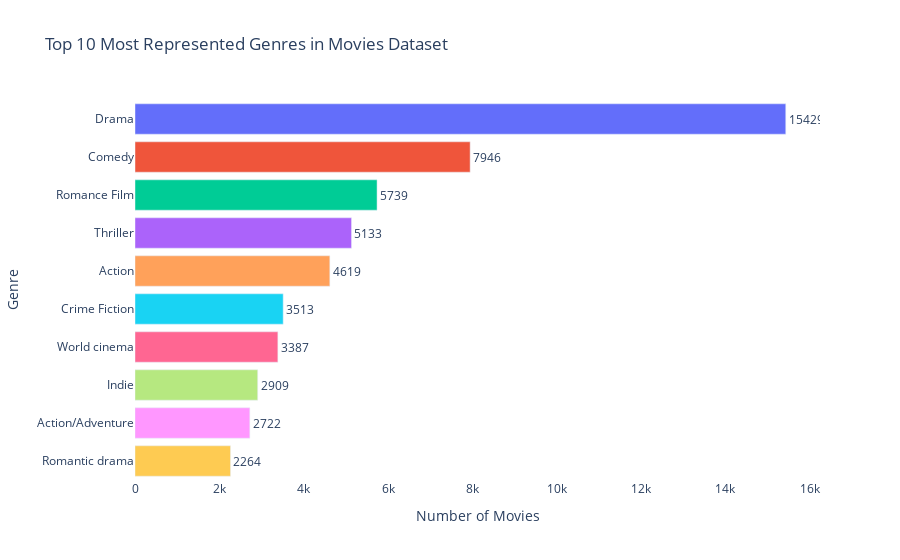

Notebook code cell kept with this figure:
### Code cell
import plotly.express as px

# Split genres and normalize
df = mov_char_data.copy().drop_duplicates(subset=["Movie_name"])
df_genres = df.assign(Genres=df["Genres"].str.split(", ")).explode("Genres")

# Count occurrences of each genre
genre_counts = df_genres["Genres"].value_counts().reset_index()
genre_counts.columns = ["Genre", "Count"]

# Select the top 10 genres
top_10_genres = genre_counts.head(10)

# Create horizontal bar graph
fig = px.bar(
    top_10_genres,
    x="Count",
    y="Genre",
    orientation="h",  # Horizontal orientation
    title="Top 10 Most Represented Genres in Movies Dataset",
    labels={"Count": "Number of Movies", "Genre": "Genre"},
    text="Count",
    color="Genre"
)

# Style the graph for better readability
fig.update_traces(textposition="outside")
fig.update_layout(
    xaxis=dict(title="Number of Movies"),
    yaxis=dict(title="Genre"),
    plot_bgcolor="white",
    showlegend=False
)

fig.show()
fig.write_html("top_10_genres.html")

# Print sum of counts
print(f"Sum of counts: {genre_counts['Count'].sum()}")
genre_counts.head()

### Figure 1 — Plotly figure (JSON) as saved in the notebook; plotly's stock layout.template omitted (floating-point values rounded to 4 significant figures)
{"data": [{"alignmentgroup": "True", "hovertemplate": "Genre=%{y}<br>Number of Movies=%{text}<extra></extra>", "legendgroup": "Drama", "marker": {"color": "#636efa", "pattern": {"shape": ""}}, "name": "Drama", "offsetgroup": "Drama", "orientation": "h", "showlegend": true, "text": [15429], "textposition": "outside", "type": "bar", "x": [15429], "xaxis": "x", "y": ["Drama"], "yaxis": "y"}, {"alignmentgroup": "True", "hovertemplate": "Genre=%{y}<br>Number of Movies=%{text}<extra></extra>", "legendgroup": "Comedy", "marker": {"color": "#EF553B", "pattern": {"shape": ""}}, "name": "Comedy", "offsetgroup": "Comedy", "orientation": "h", "showlegend": true, "text": [7946], "textposition": "outside", "type": "bar", "x": [7946], "xaxis": "x", "y": ["Comedy"], "yaxis": "y"}, {"alignmentgroup": "True", "hovertemplate": "Genre=%{y}<br>Number of Movies=%{text}<extra></extra>", "legendgroup": "Romance Film", "marker": {"color": "#00cc96", "pattern": {"shape": ""}}, "name": "Romance Film", "offsetgroup": "Romance Film", "orientation": "h", "showlegend": true, "text": [5739], "textposition": "outside", "type": "bar", "x": [5739], "xaxis": "x", "y": ["Romance Film"], "yaxis": "y"}, {"alignmentgroup": "True", "hovertemplate": "Genre=%{y}<br>Number of Movies=%{text}<extra></extra>", "legendgroup": "Thriller", "marker": {"color": "#ab63fa", "pattern": {"shape": ""}}, "name": "Thriller", "offsetgroup": "Thriller", "orientation": "h", "showlegend": true, "text": [5133], "textposition": "outside", "type": "bar", "x": [5133], "xaxis": "x", "y": ["Thriller"], "yaxis": "y"}, {"alignmentgroup": "True", "hovertemplate": "Genre=%{y}<br>Number of Movies=%{text}<extra></extra>", "legendgroup": "Action", "marker": {"color": "#FFA15A", "pattern": {"shape": ""}}, "name": "Action", "offsetgroup": "Action", "orientation": "h", "showlegend": true, "text": [4619], "textposition": "outside", "type": "bar", "x": [4619], "xaxis": "x", "y": ["Action"], "yaxis": "y"}, {"alignmentgroup": "True", "hovertemplate": "Genre=%{y}<br>Number of Movies=%{text}<extra></extra>", "legendgroup": "Crime Fiction", "marker": {"color": "#19d3f3", "pattern": {"shape": ""}}, "name": "Crime Fiction", "offsetgroup": "Crime Fiction", "orientation": "h", "showlegend": true, "text": [3513], "textposition": "outside", "type": "bar", "x": [3513], "xaxis": "x", "y": ["Crime Fiction"], "yaxis": "y"}, {"alignmentgroup": "True", "hovertemplate": "Genre=%{y}<br>Number of Movies=%{text}<extra></extra>", "legendgroup": "World cinema", "marker": {"color": "#FF6692", "pattern": {"shape": ""}}, "name": "World cinema", "offsetgroup": "World cinema", "orientation": "h", "showlegend": true, "text": [3387], "textposition": "outside", "type": "bar", "x": [3387], "xaxis": "x", "y": ["World cinema"], "yaxis": "y"}, {"alignmentgroup": "True", "hovertemplate": "Genre=%{y}<br>Number of Movies=%{text}<extra></extra>", "legendgroup": "Indie", "marker": {"color": "#B6E880", "pattern": {"shape": ""}}, "name": "Indie", "offsetgroup": "Indie", "orientation": "h", "showlegend": true, "text": [2909], "textposition": "outside", "type": "bar", "x": [2909], "xaxis": "x", "y": ["Indie"], "yaxis": "y"}, {"alignmentgroup": "True", "hovertemplate": "Genre=%{y}<br>Number of Movies=%{text}<extra></extra>", "legendgroup": "Action/Adventure", "marker": {"color": "#FF97FF", "pattern": {"shape": ""}}, "name": "Action/Adventure", "offsetgroup": "Action/Adventure", "orientation": "h", "showlegend": true, "text": [2722], "textposition": "outside", "type": "bar", "x": [2722], "xaxis": "x", "y": ["Action/Adventure"], "yaxis": "y"}, {"alignmentgroup": "True", "hovertemplate": "Genre=%{y}<br>Number of Movies=%{text}<extra></extra>", "legendgroup": "Romantic drama", "marker": {"color": "#FECB52", "pattern": {"shape": ""}}, "name": "Romantic drama", "offsetgroup": "Romantic drama", "orientation": "h", "showlegend": true, "text": [2264], "textposition": "outside", "type": "bar", "x": [2264], "xaxis": "x", "y": ["Romantic drama"], "yaxis": "y"}], "layout": {"barmode": "relative", "legend": {"title": {"text": "Genre"}, "tracegroupgap": 0}, "plot_bgcolor": "white", "showlegend": false, "title": {"text": "Top 10 Most Represented Genres in Movies Dataset"}, "xaxis": {"anchor": "y", "domain": [0, 1], "title": {"text": "Number of Movies"}}, "yaxis": {"anchor": "x", "categoryarray": ["Romantic drama", "Action/Adventure", "Indie", "World cinema", "Crime Fiction", "Action", "Thriller", "Romance Film", "Comedy", "Drama"], "categoryorder": "array", "domain": [0, 1], "title": {"text": "Genre"}}}}
